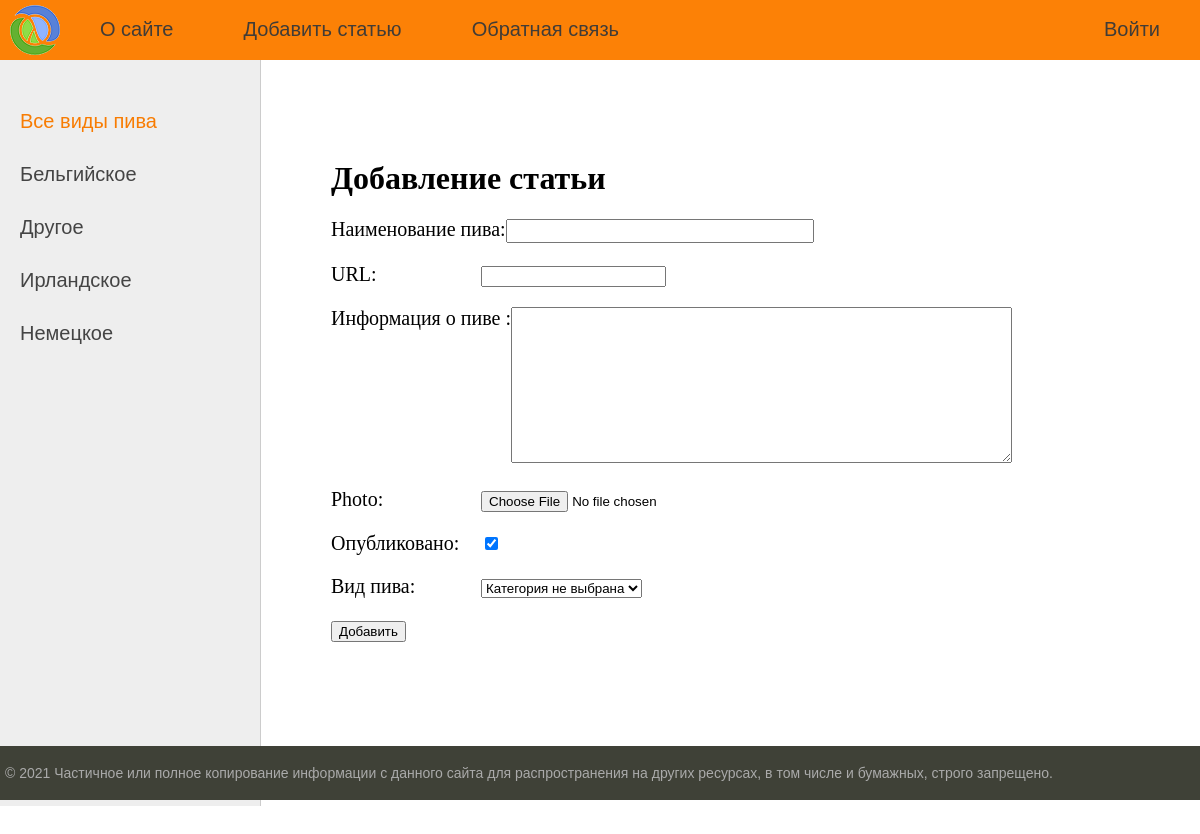
Screenshot of /addpage/ (signed in) with the database file from the repository.
### beerpub/models.py (models this page shows, shortened)
class Category(models.Model):
    name = models.CharField(max_length=100, db_index=True, verbose_name='Разновидность пива')
    slug = models.SlugField(max_length=255, unique=True, db_index=True, verbose_name='URL')
    def __str__(self):
        return self.name
    class Meta:
        verbose_name = 'виды пива'
        verbose_name_plural = 'Виды пива'
        ordering = ['id']

### beerpub/views.py (the view)
# urls.py: path('addpage/', AddPage.as_view(), name='add_page'),
class AddPage(LoginRequiredMixin, DataMixin, CreateView):
    form_class = AddPostForm
    template_name = 'beerpub/addpage.html'
    success_url = reverse_lazy('home')
    login_url = reverse_lazy('home')
    raise_exception = True
    def get_context_data(self, *, object_list=None, **kwargs):
        context = super().get_context_data(**kwargs)
        c_def = self.get_user_context(title="Добавление статьи")
        return dict(list(context.items()) + list(c_def.items()))

### beerpub/forms.py (shortened to what this page needs)
class AddPostForm(forms.ModelForm):
    def __init__(self, *args, **kwargs):
        super().__init__(*args, **kwargs)
        self.fields['cat'].empty_label = "Категория не выбрана"
    class Meta:
        model = Beer
        fields = ['title', 'slug', 'content', 'photo', 'is_published', 'cat']
        widgets = {
            'title': forms.TextInput(attrs={'class': 'form-input'}),
            'content': forms.Textarea(attrs={'cols': 60, 'rows': 10}),
        }

### beerpub/utils.py (called while the page is built)
    def get_user_context(self, **kwargs):
        context = kwargs
        cats = Category.objects.annotate(Count('beer'))
        user_menu = menu.copy()
        if not self.request.user.is_authenticated:
            user_menu.pop(1)
        context['menu'] = user_menu
        context['cats'] = cats
        if 'cat_selected' not in context:
            context['cat_selected'] = 0
        return context

### beerpub/templates/beerpub/addpage.html (shortened to what this page needs)
{% extends 'beerpub/base.html' %}
{% block content %}
    <h1>{{ title }}</h1>
    <form action="{% url 'add_page' %}" method="post" enctype="multipart/form-data">
        {% for f in form %}
            <p><label class="form-label" for="{{ f.id_for_label }}">{{ f.label }}: </label>{{ f }}</p>
        {% endfor %}
        <button type="submit">Добавить</button>
    </form>
{% endblock %}

### beerpub/templates/beerpub/base.html (shortened to what this page needs)
{% load static %}
{% load beerpub_tags %}
<!DOCTYPE html>
<html>
<head>
    <link type="text/css" href="{% static 'beerpub/css/styles.css' %}" rel="stylesheet"/>
</head>
<body>
<table class="table-page" border=0 cellpadding="0" cellspacing="0">
    <tr>
        <td valign=top>
            {% block mainmenu %}
                <div class="header">
                    <ul id="mainmenu" class="mainmenu">
                        <li class="logo"><a href="{% url 'home' %}">
                            <div class="logo"></div>
                        </a></li>
                        {% for m in menu %}
                            {% if not forloop.last %}
                                <li><a href="{% url m.url_name %}">{{ m.title }}</a></li>
                            {% else %}
                                <li class="last"><a href="{% url m.url_name %}">{{ m.title }}</a></li>
                            {% endif %}
                        {% endfor %}
                    </ul>
                </div>
            {% endblock mainmenu %}
            <table class="table-content" border=0 cellpadding="0" cellspacing="0">
                <tr>
                    <td valign="top" class="left-chapters">
                        <ul id="leftchapters">
                            {% if cat_selected == 0 %}
                                <li class="selected">Все виды пива</li>
                            {% else %}
                                <li><a href="{% url 'home' %}">Все виды пива</a></li>
                            {% endif %}
                            {% for c in cats %}
                                {% if c.beer__count > 0 %}
                                    {% if c.pk == cat_selected %}
                                        <li class="selected">{{ c.name }}</li>
                                    {% else %}
                                        <li><a href="{{ c.get_absolute_url }}">{{ c.name }}</a></li>
                                    {% endif %}
                                {% endif %}
                            {% endfor %}
                        </ul>
                    </td>
                    <td valign="top" class="content">
                        <div class="content-text">
                            {% block content %}
                            {% endblock %}
                        </div>
                    </td>
                </tr>
            </table>
        </td>
    </tr>
    <tr>
        <td valign=top>
            <div id="footer">
                <p>&copy; 2021 Частичное или полное копирование информации с данного сайта для распространения на других
                    ресурсах, в том числе и бумажных, строго запрещено.</p>
            </div>
        </td>
    </tr>
</table>
</body>
</html>

### beerpub/static/beerpub/css/styles.css (style rules this page uses)
html, body { font-family: 'Arial'; margin: 0; padding: 0; height: 100%; width: 100%; color: #444; }
a { color: #0059b2; text-decoration: none; }
.table-page { width: 100%; height: 100%; vertical-align: top; }
.table-page tr { height: 100%; }
.header { background: #fc8106; height: 60px; }
.logo { background: url('../images/logo.png') no-repeat 10px 5px; width: 70px; height: 60px; }
ul.mainmenu { list-style: none; margin: 0; padding: 0; height: 60px; color: #0de3e3; font-size: 20px; overflow: hidden; }
ul.mainmenu li { float: left; margin: 18px 40px 0 30px; }
ul.mainmenu li.logo { margin: 0; }
ul.mainmenu li.last { float: right; }
ul.mainmenu li a { color: #413c37; text-decoration: none; }
.table-content { width: 100%; min-height: 100%; height: 100%; }
.left-chapters { margin: 0; background: #eee; border-right: 1px solid #ccc; min-height: 100%; }
.left-chapters ul { width: 230px; min-height: 100%; margin: 0; padding: 20px 10px 10px 20px; list-style: none; font-size: 20px; }
.left-chapters ul li { margin: 30px 0 0 0; color: #999; }
.left-chapters ul li.selected { color: #f87c02; }
.left-chapters ul li a { color: #444; text-decoration: none; }
.content { padding: 40px 20px 20px 40px; width: 100%; box-sizing: border-box; }
.content-text { margin: 60px 0 0 30px; color: #000; font-size: 20px; font-family: Yandex Sans Display Light; }
.content-text h1 { font-size: 32px; }
#footer { box-sizing: border-box; background: #3F4137; padding: 5px; color: #aaa; font-size: 14px; font-family: Verdana, Geneva, Arial, Helvetica; text-align: left; overflow: hidden; }
.form-input { width: 300px; font-size: 16px; }
.form-label { display: inline-block; min-width: 150px; vertical-align: top; }

### rows the page displays
Category: name "Бельгийское"
Category: name "Другое"
Category: name "Ирландское"
Category: name "Немецкое"

### other values shown
{{ m.title }} "О сайте" "Добавить статью" "Обратная связь"
{{ m.title }} "Войти"
{{ title }} "Добавление статьи"
{{ f.label }} "Наименование пива" "URL" "Информация о пиве" "Photo" "Опубликовано" "Вид пива"
